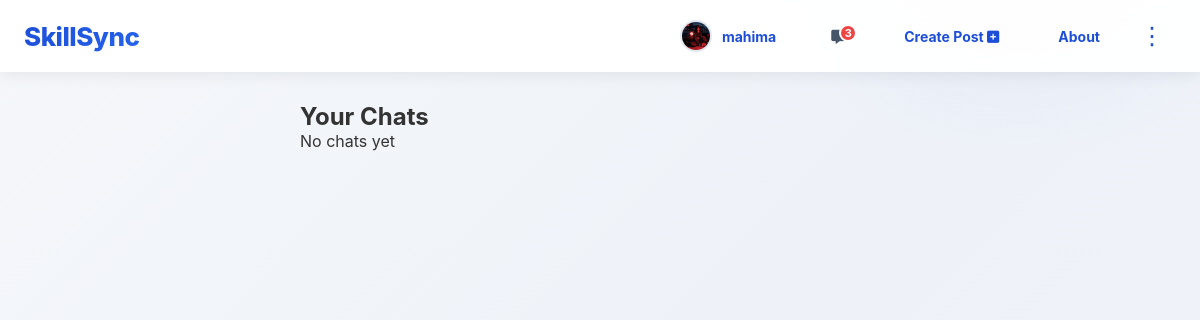
Before: /chats/ (signed in) with the older database file.
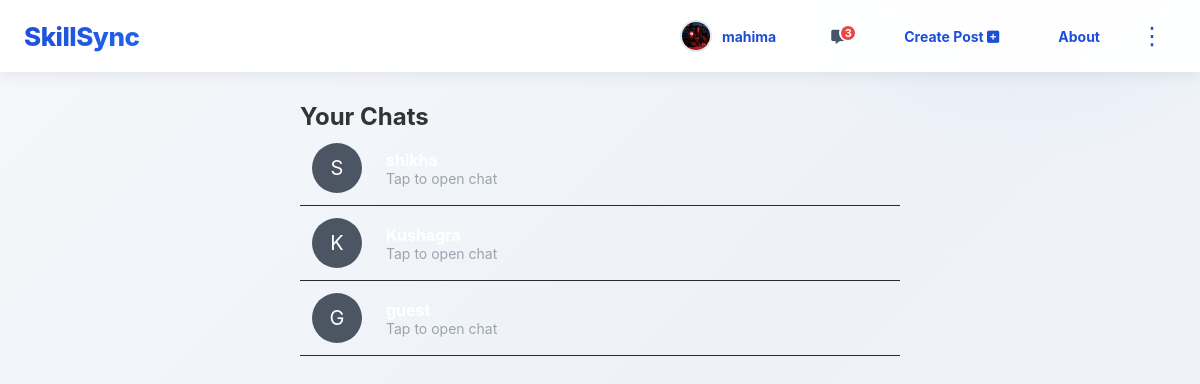
After: the same page with the newer database file.
### main/models.py (models this page shows, shortened)
class ChatRoom(models.Model):
    user1 = models.ForeignKey(User, on_delete=models.CASCADE, related_name='chat_user1')
    user2 = models.ForeignKey(User, on_delete=models.CASCADE, related_name='chat_user2')
    created_at = models.DateTimeField(auto_now_add=True)

### main/views.py (the view)
# urls.py: path('chats/', views.chat_list, name='chat_list'),
@login_required
def chat_list(request):
    rooms = ChatRoom.objects.filter(
        Q(user1=request.user) | Q(user2=request.user)
    ).order_by('-created_at')
    return render(request, 'chat_list.html', {'rooms': rooms})

### main/models.py (called while the page is built)
    def get_profile_picture_url(self):
        if self.profile_picture:
            try:
                if self.profile_picture.storage.exists(self.profile_picture.name):
                    if 'default' not in self.profile_picture.name:
                        return self.profile_picture.url
            except:
                pass
        return None

### main/templates/chat_list.html (shortened to what this page needs)
{% extends 'base.html' %}
{% block content %}
<div class="chat-container">
    <h2>Your Chats</h2>
    {% for room in rooms %}
        <a href="/chats/{{ room.id }}/" style="text-decoration:none;">
            <div class="chat-item">
                <div class="avatar">
                    {% if room.user1 == request.user %}
                        {{ room.user2.username|first|upper }}
                    {% else %}
                        {{ room.user1.username|first|upper }}
                    {% endif %}
                </div>
                <div class="chat-info">
                    <div class="chat-name">
                    </div>
                    <div class="chat-last">Tap to open chat</div>
                </div>
            </div>
        </a>
    {% empty %}
        <p>No chats yet</p>
    {% endfor %}
</div>
{% endblock %}

Changed rows visible on the page:
added ChatRoom: user2.username|first "S"
added ChatRoom: user1.username|first "K"
added ChatRoom: user1.username|first "G"
Other visible differences:
text no longer shown: "No chats yet"
